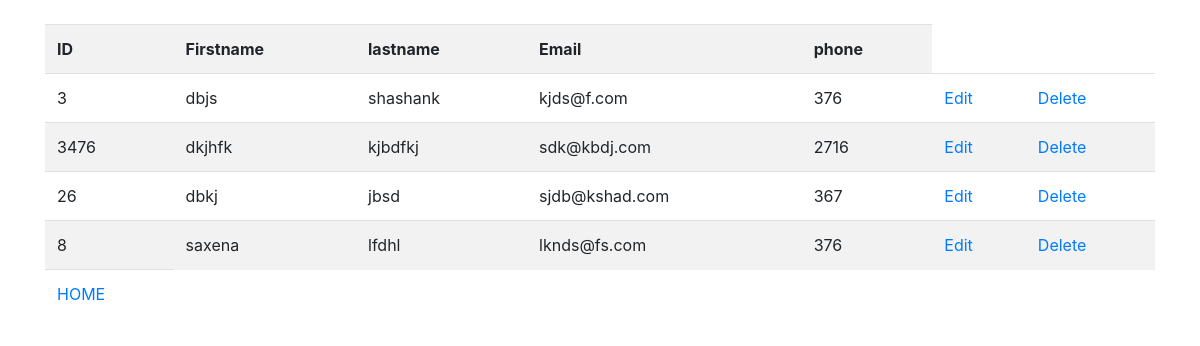
The page /show on the database as committed earlier.
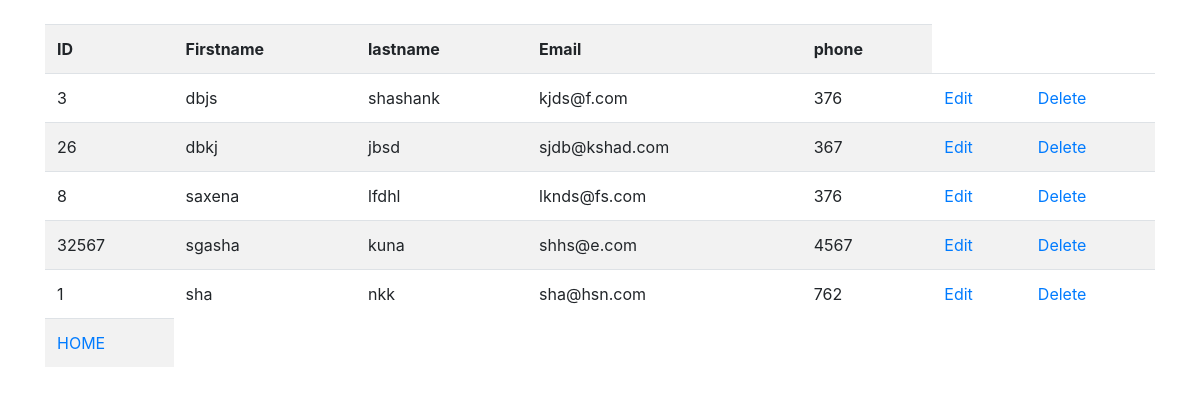
The same page on the database as committed later.
### myapp/models.py (models this page shows)
class Sales(models.Model):
    sid = models.CharField(max_length=20)
    sfirstname = models.CharField(max_length=50)
    slastname = models.CharField(max_length=50)
    semail = models.EmailField()
    sphone = models.IntegerField(max_length=12)

### myapp/views.py (the view)
# urls.py: path('show', views.show),
def show(request):
    sales = Sales.objects.all
    return render(request, 'show.html', {'sales': sales})

### myapp/templates/show.html
{% extends 'base.html' %}
{% block content %}
<table class="table table-striped">
    <tr>
        <th>ID</th>
        <th>Firstname</th>
        <th>lastname</th>
        <th>Email</th>
        <th>phone</th>
    </tr>
    {% for i in sales %}
    <tr>
        <td>{{i.sid}}</td>
        <td>{{i.sfirstname}}</td>
        <td>{{i.slastname}}</td>
        <td>{{i.semail}}</td>
        <td>{{i.sphone}}</td>
        <td>
            <a href="edit/{{ i.id }} ">Edit</a>
        </td>
        <td>
            <a href="delete/{{ i.id }} ">Delete</a>
        </td>
    </tr>
    {% endfor %}
    <br>
    <td>
            <a href='/'>HOME</a>
        </td>
</table>
{% endblock %}

### myapp/templates/base.html (shortened to what this page needs)
<!doctype html>
<html lang="en">
<head>
    <link rel="stylesheet" href="https://stackpath.bootstrapcdn.com/bootstrap/4.5.0/css/bootstrap.min.css"
>
    <div class="container">
        {% block content %}
        {% endblock %}
    </div>
</head>
<body>
</body>
</html>

Rows that differ between the two databases and show on the page:
removed Sales: sid "3476", sfirstname "dkjhfk", slastname "kjbdfkj", semail "sdk@kbdj.com", sphone "2716"
added Sales: sid "32567", sfirstname "sgasha", slastname "kuna", semail "shhs@e.com", sphone "4567"
added Sales: sid "1", sfirstname "sha", slastname "nkk", semail "sha@hsn.com", sphone "762"
